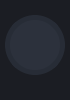
           <widget class="QFrame" name="frame_left_menu">
            <property name="sizePolicy">
             <sizepolicy hsizetype="Preferred" vsizetype="Preferred">
              <horstretch>0</horstretch>
              <verstretch>0</verstretch>
             </sizepolicy>
            </property>
            <property name="minimumSize">
             <size>
              <width>70</width>
              <height>0</height>
             </size>
            </property>
            <property name="maximumSize">
             <size>
              <width>70</width>
              <height>16777215</height>
             </size>
            </property>
            <property name="layoutDirection">
             <enum>Qt::LeftToRight</enum>
            </property>
            <property name="styleSheet">
             <string notr="true">background-color: rgb(27, 29, 35);</string>
            </property>
            <property name="frameShape">
             <enum>QFrame::NoFrame</enum>
            </property>
            <property name="frameShadow">
             <enum>QFrame::Raised</enum>
            </property>
            <layout class="QVBoxLayout" name="verticalLayout_5">
             <property name="spacing">
              <number>1</number>
             </property>
             <property name="leftMargin">
              <number>0</number>
             </property>
             <property name="topMargin">
              <number>0</number>
             </property>
             <property name="rightMargin">
              <number>0</number>
             </property>
             <property name="bottomMargin">
              <number>0</number>
             </property>
             <item alignment="Qt::AlignTop">
              <widget class="QFrame" name="frame_menus">
               <property name="frameShape">
                <enum>QFrame::NoFrame</enum>
               </property>
               <property name="frameShadow">
                <enum>QFrame::Raised</enum>
               </property>
               <layout class="QVBoxLayout" name="layout_menus">
                <property name="spacing">
                 <number>0</number>
                </property>
                <property name="leftMargin">
                 <number>0</number>
                </property>
                <property name="topMargin">
                 <number>0</number>
                </property>
                <property name="rightMargin">
                 <number>0</number>
                </property>
                <property name="bottomMargin">
                 <number>0</number>
                </property>
               </layout>
              </widget>
             </item>
             <item alignment="Qt::AlignBottom">
              <widget class="QFrame" name="frame_extra_menus">
               <property name="sizePolicy">
                <sizepolicy hsizetype="Preferred" vsizetype="Preferred">
                 <horstretch>0</horstretch>
                 <verstretch>0</verstretch>
                </sizepolicy>
               </property>
               <property name="frameShape">
                <enum>QFrame::NoFrame</enum>
               </property>
               <property name="frameShadow">
                <enum>QFrame::Raised</enum>
               </property>
               <layout class="QVBoxLayout" name="layout_menu_bottom">
                <property name="spacing">
                 <number>10</number>
                </property>
                <property name="leftMargin">
                 <number>0</number>
                </property>
                <property name="topMargin">
                 <number>0</number>
                </property>
                <property name="rightMargin">
                 <number>0</number>
                </property>
                <property name="bottomMargin">
                 <number>25</number>
                </property>
                <item alignment="Qt::AlignHCenter">
                 <widget class="QLabel" name="label_user_icon">
                  <property name="sizePolicy">
                   <sizepolicy hsizetype="Maximum" vsizetype="Maximum">
                    <horstretch>0</horstretch>
                    <verstretch>0</verstretch>
                   </sizepolicy>
                  </property>
                  <property name="minimumSize">
                   <size>
                    <width>60</width>
                    <height>60</height>
                   </size>
                  </property>
                  <property name="maximumSize">
                   <size>
                    <width>60</width>
                    <height>60</height>
                   </size>
                  </property>
                  <property name="font">
                   <font>
                    <family>Segoe UI</family>
                    <pointsize>12</pointsize>
                   </font>
                  </property>
                  <property name="styleSheet">
                   <string notr="true">QLabel {
	border-radius: 30px;
	background-color: rgb(44, 49, 60);
	border: 5px solid rgb(39, 44, 54);
	background-position: center;
	background-repeat: no-repeat;
}</string>
                  </property>
                  <property name="text">
                   <string/>
                  </property>
                  <property name="pixmap">
                   <pixmap>icons/24x24/olcConfindrLogo.png</pixmap>
                  </property>
                  <property name="scaledContents">
                   <bool>true</bool>
                  </property>
                  <property name="alignment">
                   <set>Qt::AlignCenter</set>
                  </property>
                 </widget>
                </item>
               </layout>
              </widget>
             </item>
            </layout>
           </widget>
